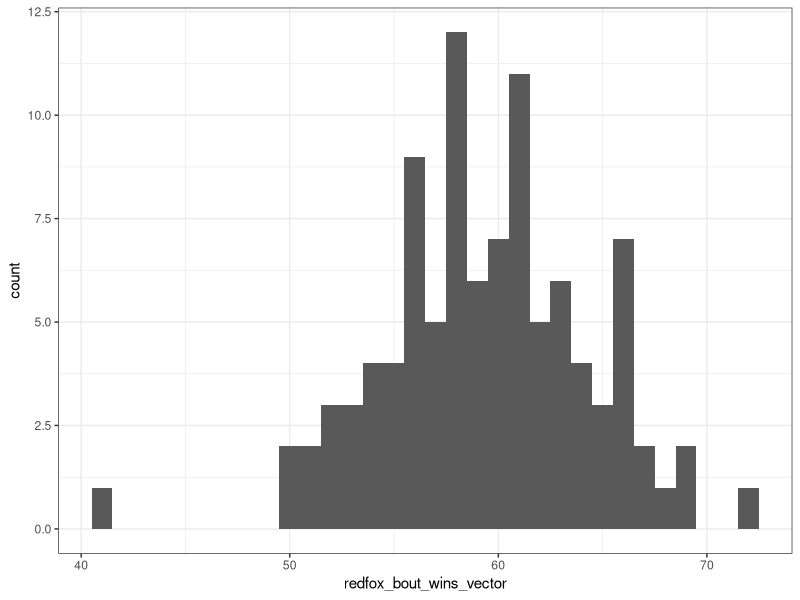
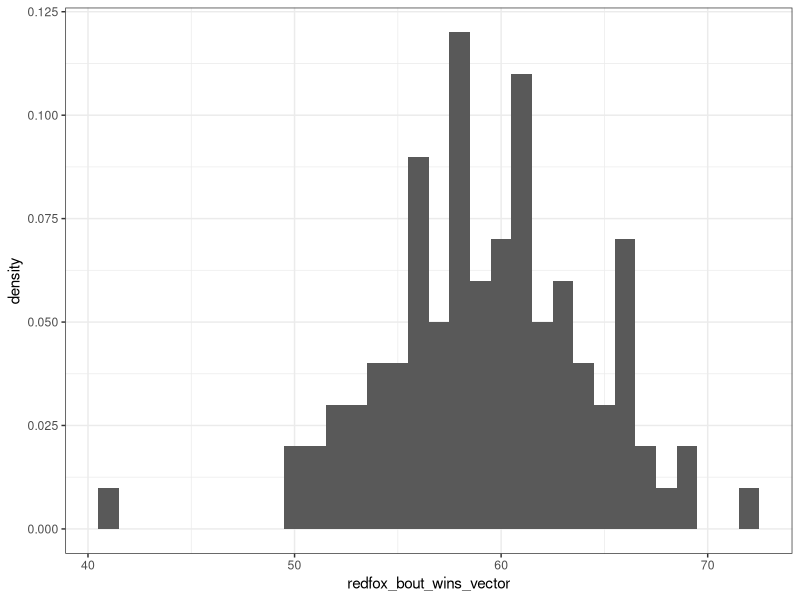
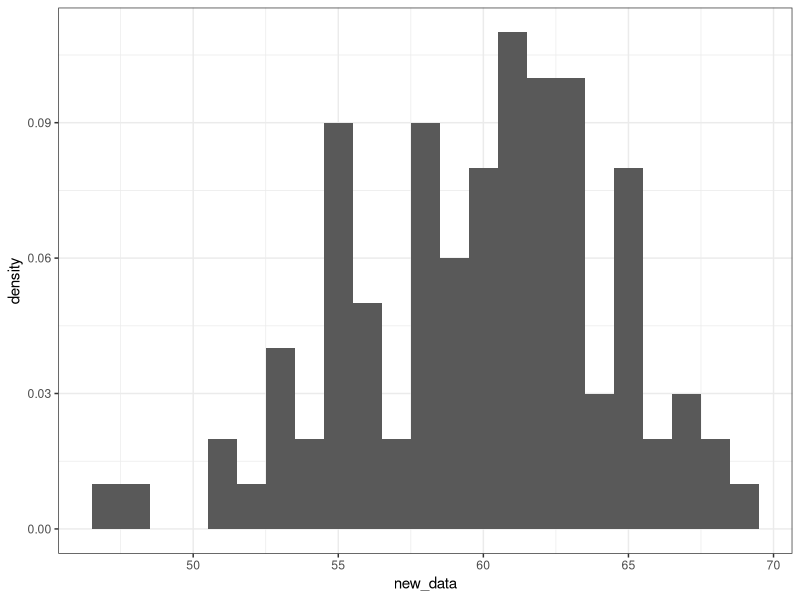
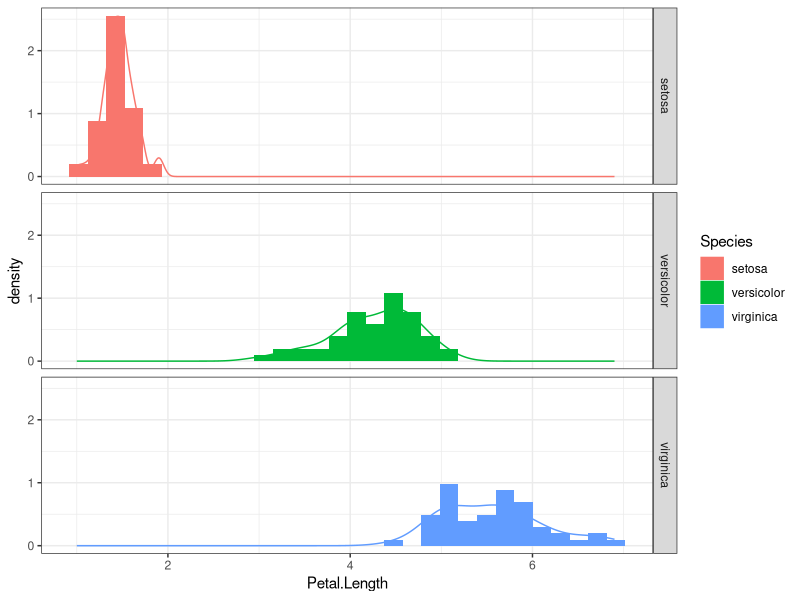
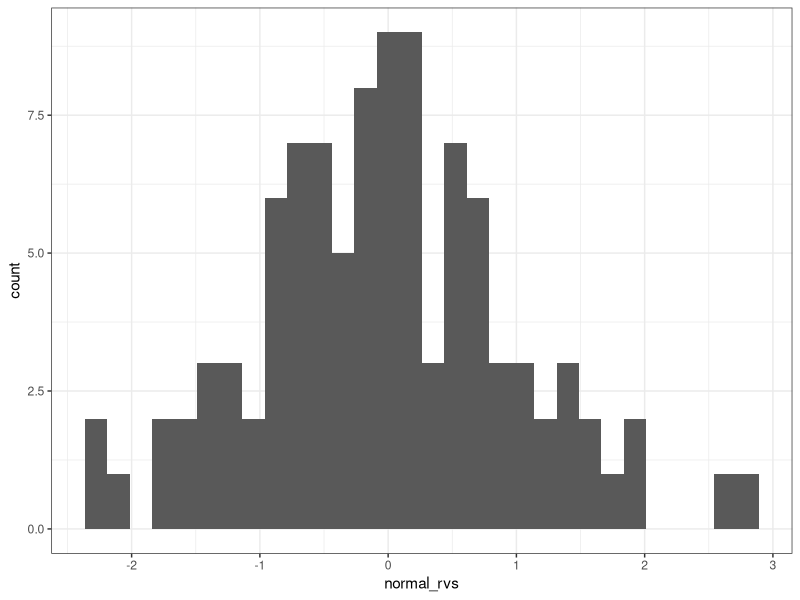

These figures' R source, in order:
## ---- chunk 1
## Start a `for` loop, to replicate a known number of bouts

## Set the probability that a red fox wins the bout
prob_redfox_win <- 0.6

## Set the number of bouts
bouts <- 100 

## Initiate the number of redfox bout wins
redfox_bout_win <- 0


for(ind in 1:bouts){
  

  ## Draw a random number to simulate the outcome of the bout
  bout_outcome <- runif(1)
  
  ## Use an if statement to determine who won
  if(bout_outcome < prob_redfox_win){ # red fox wins
    ## Print the outcome to the console, so we know who won
    print("red fox wins")
    
    ## Increase the number of redfox_bout_win by 1
    redfox_bout_win <- redfox_bout_win + 1
    
  } else { # arctic fox wins
    ## Print the outcome to the console
    print("arctic fox wins")
    
    ## NOTE: We're only interested in the number of redfox wins, so 
    ## we're not going to bother keeping track of the arctic fox wins.
  }  
} # End the `for` loop

print(paste("Red fox won", redfox_bout_win, "bouts!"))

## ---- chunk 2
## Set the probability that a red fox wins the bout
prob_redfox_win <- 0.6

## Set the number of replicates
reps <- 100

## Initiate a vector to store the number of red fox wins for each replicate
redfox_bout_wins_vector <- c()

## Start a for loop to go through the desired number of replicates
for(rep in 1:reps){ 
  
  ## Set the number of bouts
  bouts <- 100 
  
  ## Initiate the number of redfox bout wins
  redfox_bout_win <- 0
  
  ## Start for loop to go through the number of bouts
  for(ind in 1:bouts){
    
    
    ## Draw a random number to simulate the outcome of the bout
    bout_outcome <- runif(1)
    
    ## Use an if statement to determine who won
    if(bout_outcome < prob_redfox_win){ # red fox wins
      ## Print the outcome to the console, so we know who won
      #print("red fox wins")
      
      ## Increase the number of redfox_bout_win by 1
      redfox_bout_win <- redfox_bout_win + 1
      
      } else { # arctic fox wins
        ## Print the outcome to the console
        #print("arctic fox wins")
        
        ## NOTE: We're only interested in the number of redfox wins, so 
        ## we're not going to bother keeping track of the arctic fox wins.
        }  
    } # End the `for` loop
  
  print(paste("Red fox won", redfox_bout_win, "bouts!"))
  
  ## Add the number of redfox_bout_win to redfox_bout_wins_vector
  redfox_bout_wins_vector <- c(redfox_bout_wins_vector, redfox_bout_win)
  
}
## ---- chunk 3
library(ggplot2)

ggplot() +
  geom_histogram(data = NULL, 
                 aes(x = redfox_bout_wins_vector), 
                 binwidth = 1) +
  theme_bw()
## ---- chunk 4
library(ggplot2)

ggplot() +
  geom_histogram(data = NULL, 
                 aes(x = redfox_bout_wins_vector, y = ..density.. ), 
                 binwidth = 1) +
  theme_bw()
## ---- chunk 5
(factorial(100)/(factorial(60)*factorial(100-60))) * 0.6^60 * 0.4^(100-60)
## ---- chunk 6
?rbinom()

new_data <- rbinom(n = 100, size = 100, prob = 0.6)

ggplot() +
  geom_histogram(data = NULL, 
                 aes(x = new_data, y = ..density.. ), 
                 binwidth = 1) +
  theme_bw()
## ---- chunk 7
ggplot() +
  geom_histogram(data = iris, 
                 aes(x = Petal.Length, y = ..density.., fill = Species)) +
  facet_grid( Species ~ . ) +
  geom_density(data = iris, aes(x = Petal.Length, colour = Species)) +
  theme_bw()  
## ---- chunk 8
?rnorm
## ---- chunk 9
normal_rvs <- rnorm(n = 100, mean = 0, sd = 1)

ggplot() + 
  geom_histogram( data = NULL, aes(x = normal_rvs) ) +
  theme_bw()
## ---- chunk 10
head_count <- 0
tail_count <- 0

while(head_count <= 100){
  ifelse(test = runif(1) < 0.5, yes = (head_count <- head_count + 1), no = (tail_count <- tail_count + 1))
}

(flip_count <- head_count + tail_count)
## ---- chunk 11
# If you measure the height of 100 individuals, and no body is 5' 2", what can you say about the probability of being 5' 2"?
